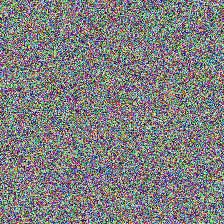
#> input picture backend/test_image.jpg, 224 x 224 px
$ python -i noise_analyzer.py   (imports and definitions only)
#> lines starting #> are read from the running program, lines starting #| are printed output that depends on the picture
"""
Noise Analyzer Module - High-Frequency Noise Residual Analysis
Extracts and analyzes noise patterns to detect AI-generated images
Weight: 0.1 in final score fusion
"""

import numpy as np
import cv2
from typing import Dict, Any
from scipy.stats import entropy
from scipy.ndimage import gaussian_filter


class NoiseAnalyzer:
    """Noise residual analyzer for detecting AI-generated images"""

    def __init__(self):
        """Initialize noise analyzer"""
        print("✅ Noise Analyzer initialized")

    def analyze(self, image_array: np.ndarray) -> Dict[str, Any]:
        """
        Analyze noise patterns in image to detect AI generation
        AI-generated images often have:
        - Unnatural noise distributions
        - Low noise variance (over-smoothed)
        - Inconsistent noise patterns across regions

        Args:
            image_array: Preprocessed image array (H, W, C) with values 0-1

        Returns:
            Dictionary containing:
                - score: Noise anomaly score (0-1, higher = more likely AI)
                - variance_score: Noise variance analysis
                - entropy_score: Noise entropy analysis
                - spatial_consistency: Spatial noise consistency
                - explanation: Human-readable explanation
        """
        print("\n🔍 Starting noise analysis...")

        # Convert to uint8 for processing
        image_uint8 = (image_array * 255).astype(np.uint8)

        # Convert to grayscale
        if len(image_uint8.shape) == 3:
            gray = cv2.cvtColor(image_uint8, cv2.COLOR_RGB2GRAY)
        else:
            gray = image_uint8

        # 1. Extract noise residual using high-pass filter
        noise_residual = self._extract_noise_residual(gray)

        # 2. Analyze noise variance
        variance_score = self._analyze_noise_variance(noise_residual)

        # 3. Analyze noise entropy
        entropy_score = self._analyze_noise_entropy(noise_residual)

        # 4. Analyze spatial consistency of noise
        spatial_consistency = self._analyze_spatial_consistency(noise_residual, gray)

        # 5. Analyze noise texture
        texture_score = self._analyze_noise_texture(noise_residual)

        # 6. Check for color noise inconsistencies (if color image)
        if len(image_uint8.shape) == 3:
            color_noise_score = self._analyze_color_noise(image_uint8)
        else:
            color_noise_score = 0.5

        # Combine scores (weighted combination)
        combined_score = (
            0.30 * variance_score +
            0.25 * entropy_score +
            0.25 * spatial_consistency +
            0.10 * texture_score +
            0.10 * color_noise_score
        )

        # Normalize to 0-1 range
        noise_score = float(np.clip(combined_score, 0, 1))

        # Generate explanation
        explanation = self._generate_explanation(
            noise_score, variance_score, entropy_score,
            spatial_consistency, texture_score
        )

        result = {
            "score": noise_score,
            "variance_score": float(variance_score),
            "entropy_score": float(entropy_score),
            "spatial_consistency": float(spatial_consistency),
            "texture_score": float(texture_score),
            "color_noise_score": float(color_noise_score),
            "explanation": explanation
        }

        print(f"✅ Noise Analysis complete: score={noise_score:.3f}")

        return result

    def _extract_noise_residual(self, gray_image: np.ndarray) -> np.ndarray:
        """
        Extract high-frequency noise residual from image
        Uses difference between original and denoised version

        Args:
            gray_image: Grayscale image (0-255)

        Returns:
            Noise residual
        """
        # Apply Gaussian blur to get low-frequency components
        denoised = cv2.GaussianBlur(gray_image, (5, 5), 1.5)

        # Extract high-frequency residual (noise)
        residual = gray_image.astype(np.float32) - denoised.astype(np.float32)

        return residual

    def _analyze_noise_variance(self, noise_residual: np.ndarray) -> float:
        """
        Analyze variance of noise residual
        AI images tend to have lower noise variance (over-smoothed)

        Args:
            noise_residual: Extracted noise residual

        Returns:
            Variance anomaly score (0-1)
        """
        # Calculate variance
        noise_var = np.var(noise_residual)

        # Natural images typically have noise variance in range 10-100
        # AI images often have much lower variance (<5) due to smoothing
        if noise_var < 5:
            # Very low variance = likely AI-generated (over-smoothed)
            variance_score = 0.8
        elif noise_var < 10:
            # Somewhat low variance
            variance_score = 0.6
        elif noise_var > 100:
            # Very high variance = possibly added noise to fool detection
            variance_score = 0.7
        else:
            # Normal range
            variance_score = 0.3

        return float(variance_score)

    def _analyze_noise_entropy(self, noise_residual: np.ndarray) -> float:
        """
        Analyze entropy of noise distribution
        Natural noise has high entropy; AI noise is more structured

        Args:
            noise_residual: Extracted noise residual

        Returns:
            Entropy anomaly score (0-1)
        """
        # Normalize residual to positive range for histogram
        normalized = noise_residual - np.min(noise_residual)
        normalized = normalized / (np.max(normalized) + 1e-10)

        # Compute histogram
        hist, _ = np.histogram(normalized, bins=256, range=(0, 1))

        # Normalize histogram to probability distribution
        hist = hist / (np.sum(hist) + 1e-10)

        # Calculate entropy
        noise_entropy = entropy(hist + 1e-10)

        # Natural noise has high entropy (~7-8 bits)
        # AI-generated images have lower entropy (~4-6 bits)
        max_entropy = np.log2(256)  # ~8 bits
        normalized_entropy = noise_entropy / max_entropy

        # Low entropy = more likely AI
        entropy_score = 1 - normalized_entropy

        return float(np.clip(entropy_score, 0, 1))

    def _analyze_spatial_consistency(self, noise_residual: np.ndarray,
                                    gray_image: np.ndarray) -> float:
        """
        Analyze spatial consistency of noise across image regions
        Natural noise is consistent; AI noise can be inconsistent

        Args:
            noise_residual: Extracted noise residual
            gray_image: Original grayscale image

        Returns:
            Spatial inconsistency score (0-1)
        """
        h, w = gray_image.shape

        # Divide image into blocks
        block_size = 32
        h_blocks = h // block_size
        w_blocks = w // block_size

        if h_blocks < 2 or w_blocks < 2:
            return 0.5

        # Calculate noise variance for each block
        block_variances = []

        for i in range(h_blocks):
            for j in range(w_blocks):
                block = noise_residual[i*block_size:(i+1)*block_size,
                                      j*block_size:(j+1)*block_size]
                block_variances.append(np.var(block))

        block_variances = np.array(block_variances)

        # Analyze consistency of variances across blocks
        # High variation in block variances = inconsistent noise = likely AI
        var_of_vars = np.var(block_variances)
        mean_var = np.mean(block_variances)

        if mean_var > 0:
            coefficient_of_variation = np.sqrt(var_of_vars) / mean_var
            # High CV = inconsistent = likely AI
            consistency_score = np.clip(coefficient_of_variation / 2, 0, 1)
        else:
            consistency_score = 0.5

        return float(consistency_score)

    def _analyze_noise_texture(self, noise_residual: np.ndarray) -> float:
        """
        Analyze texture characteristics of noise
        Natural noise has random texture; AI noise can be structured

        Args:
            noise_residual: Extracted noise residual

        Returns:
            Texture anomaly score (0-1)
        """
        # Compute gradients
        dy, dx = np.gradient(noise_residual)

        # Calculate gradient magnitude
        gradient_mag = np.sqrt(dx**2 + dy**2)

        # Natural noise has isotropic gradients (equal in all directions)
        # AI noise can have directional bias

        # Compute gradient orientation
        gradient_orient = np.arctan2(dy, dx)

        # Compute histogram of orientations
        hist, _ = np.histogram(gradient_orient, bins=36, range=(-np.pi, np.pi))

        # Normalize histogram
        hist = hist / (np.sum(hist) + 1e-10)

        # Calculate uniformity (should be uniform for natural noise)
        expected_uniform = 1.0 / 36
        chi_square = np.sum((hist - expected_uniform)**2 / (expected_uniform + 1e-10))

        # Normalize chi-square
        texture_score = np.clip(chi_square / 10, 0, 1)

        return float(texture_score)

    def _analyze_color_noise(self, color_image: np.ndarray) -> float:
        """
        Analyze noise consistency across color channels
        Natural images have correlated noise; AI may have uncorrelated noise

        Args:
            color_image: Color image (H, W, 3) with values 0-255

        Returns:
            Color noise anomaly score (0-1)
        """
        # Extract noise from each channel
        noise_channels = []

        for c in range(3):
            channel = color_image[:, :, c]
            denoised = cv2.GaussianBlur(channel, (5, 5), 1.5)
            residual = channel.astype(np.float32) - denoised.astype(np.float32)
            noise_channels.append(residual)

        # Calculate correlation between noise in different channels
        r_g_corr = np.corrcoef(noise_channels[0].flatten(),
                              noise_channels[1].flatten())[0, 1]
        r_b_corr = np.corrcoef(noise_channels[0].flatten(),
                              noise_channels[2].flatten())[0, 1]
        g_b_corr = np.corrcoef(noise_channels[1].flatten(),
                              noise_channels[2].flatten())[0, 1]

        # Average correlation
        avg_corr = (abs(r_g_corr) + abs(r_b_corr) + abs(g_b_corr)) / 3

        # Natural images have some correlation (0.3-0.7)
        # AI images may have very low or very high correlation
        if avg_corr < 0.2 or avg_corr > 0.8:
            color_score = 0.7
        else:
            color_score = 0.3

        return float(color_score)

    def _generate_explanation(self, noise_score: float, variance: float,
                             entropy_score: float, spatial: float,
                             texture: float) -> str:
        """
        Generate human-readable explanation of noise analysis

        Args:
            noise_score: Overall noise score
            variance: Variance score
            entropy_score: Entropy score
            spatial: Spatial consistency score
            texture: Texture score

        Returns:
            Explanation string
        """
        explanations = []

        if noise_score > 0.6:
            explanations.append("Significant noise anomalies detected")
        elif noise_score > 0.4:
            explanations.append("Moderate noise irregularities")
        else:
            explanations.append("Normal noise patterns")

        if variance > 0.6:
            explanations.append("unusual noise variance (over-smoothed or synthetic)")

        if entropy_score > 0.6:
            explanations.append("low noise entropy (structured rather than random)")

        if spatial > 0.6:
            explanations.append("spatially inconsistent noise patterns")

        if texture > 0.6:
            explanations.append("non-isotropic noise texture")

        return "; ".join(explanations) if explanations else "Natural noise characteristics"

>>> import cv2
>>> picture = cv2.cvtColor(cv2.imread('test_image.jpg'), cv2.COLOR_BGR2RGB)
>>> result = NoiseAnalyzer().analyze(picture)
#> in analyze, `image_uint8 = (image_array * 255).astype(np.uint8)`:
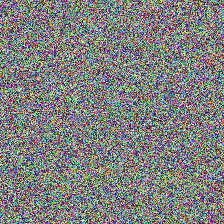
#> image_uint8: shape (224, 224, 3); mean R, G, B 127.5, 128.3, 126.9
#> in _extract_noise_residual, `residual = gray_image.astype(np.float32) - denoised.astype(np.float32)`:
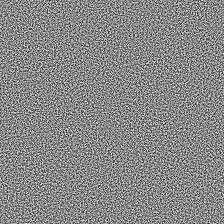
#> residual: shape (224, 224) float32; min -149, max 130, mean 0; drawn with min black and max white
#> in _analyze_noise_variance, `noise_var = np.var(noise_residual)`: noise_var = 2168.6
#> in analyze, `variance_score = self._analyze_noise_variance(noise_residual)`: variance_score = 0.7
#> in _analyze_noise_entropy, `hist, _ = np.histogram(normalized, bins=256, range=(0, 1))`: hist = 256 values, max 722 at index 144, min 0 at index 1, mean 196
#> in _analyze_noise_entropy, `hist = hist / (np.sum(hist) + 1e-10)`: hist = 256 values, max 0.0144 at index 144, min 0 at index 1, mean 0.00391
#> in _analyze_noise_entropy, `noise_entropy = entropy(hist + 1e-10)`: noise_entropy = 5.12
#> in _analyze_noise_entropy, `normalized_entropy = noise_entropy / max_entropy`: normalized_entropy = 0.64
#> in _analyze_noise_entropy, `entropy_score = 1 - normalized_entropy`: entropy_score = 0.36
#> after the loop in _analyze_spatial_consistency, `for i in range(h_blocks):`:
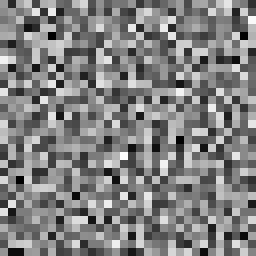
#> block: shape (32, 32) float32 (shown 8 times larger); min -111, max 108, mean -0.1; drawn with min black and max white
#> after the loop in _analyze_spatial_consistency, `for i in range(h_blocks):`: block_variances = 49 values, max 2383.3 at index 22, min 1989.6 at index 2, mean 2168.6
#> in _analyze_spatial_consistency, `var_of_vars = np.var(block_variances)`: var_of_vars = 5392
#> in _analyze_spatial_consistency, `mean_var = np.mean(block_variances)`: mean_var = 2168.6
#> in _analyze_spatial_consistency, `coefficient_of_variation = np.sqrt(var_of_vars) / mean_var`: coefficient_of_variation = 0.0339
#> in _analyze_spatial_consistency, `consistency_score = np.clip(coefficient_of_variation / 2, 0, 1)`: consistency_score = 0.0169
#> in _analyze_noise_texture, `gradient_mag = np.sqrt(dx**2 + dy**2)`:
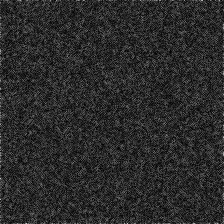
#> gradient_mag: shape (224, 224) float32; min 0, max 200.4, mean 43.1
#> in _analyze_noise_texture, `gradient_orient = np.arctan2(dy, dx)`:
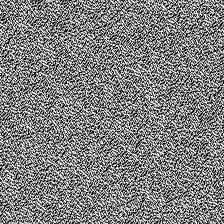
#> gradient_orient: shape (224, 224) float32; min -3.14, max 3.14, mean 0.0115; drawn with min black and max white
#> in _analyze_noise_texture, `hist, _ = np.histogram(gradient_orient, bins=36, range=(-np.pi, np.pi))`: hist = 36 values, max 1550 at index 9, min 1295 at index 17, mean 1393.8
#> in _analyze_noise_texture, `hist = hist / (np.sum(hist) + 1e-10)`: hist = 36 values, max 0.0309 at index 9, min 0.0258 at index 17, mean 0.0278
#> in _analyze_noise_texture, `chi_square = np.sum((hist - expected_uniform)**2 / (expected_uniform +..`: chi_square = 0.00131
#> in _analyze_noise_texture, `texture_score = np.clip(chi_square / 10, 0, 1)`: texture_score = 0.000131
#> the loop in _analyze_color_noise, `for c in range(3):` made 3 passes
#> pass 1, in _analyze_color_noise, `denoised = cv2.GaussianBlur(channel, (5, 5), 1.5)`:
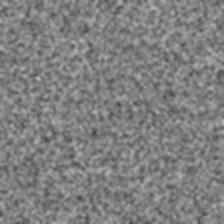
#> denoised: shape (224, 224); min 69, max 186, mean 127.5
#> after the loop in _analyze_color_noise, `for c in range(3):`:
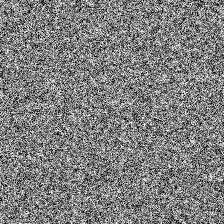
#> channel: shape (224, 224); min 0, max 255, mean 126.9
#> after the loop in _analyze_color_noise, `for c in range(3):`: noise_channels = 3 items
#> in _analyze_color_noise, `r_g_corr = np.corrcoef(noise_channels[0].flatten(), noise_channels[1]...`: r_g_corr = 0.825
#> in _analyze_color_noise, `r_b_corr = np.corrcoef(noise_channels[0].flatten(), noise_channels[2]...`: r_b_corr = 0.794
#> in _analyze_color_noise, `g_b_corr = np.corrcoef(noise_channels[1].flatten(), noise_channels[2]...`: g_b_corr = 0.833
#> in _analyze_color_noise, `avg_corr = (abs(r_g_corr) + abs(r_b_corr) + abs(g_b_corr)) / 3`: avg_corr = 0.818
#> in analyze, `color_noise_score = self._analyze_color_noise(image_uint8)`: color_noise_score = 0.7
#> in analyze, `combined_score = ( 0.30 * variance_score + 0.25 * entropy_score + 0.25..`: combined_score = 0.374
#| ✅ Noise Analysis complete: score=0.374
#> result = 7 items
